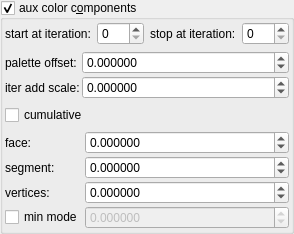
    <widget class="MyGroupBox" name="groupCheck_fold_color_aux_color_enabled">
     <property name="title">
      <string>aux color c&amp;omponents</string>
     </property>
     <property name="checkable">
      <bool>true</bool>
     </property>
     <layout class="QVBoxLayout" name="verticalLayout_11">
      <property name="leftMargin">
       <number>2</number>
      </property>
      <property name="topMargin">
       <number>2</number>
      </property>
      <property name="rightMargin">
       <number>2</number>
      </property>
      <property name="bottomMargin">
       <number>2</number>
      </property>
      <item>
       <layout class="QHBoxLayout" name="horizontalLayout_21" stretch="0,1,0,1">
        <item>
         <widget class="QLabel" name="label_102">
          <property name="text">
           <string>start at iteration:</string>
          </property>
         </widget>
        </item>
        <item>
         <widget class="MySpinBox" name="spinboxInt_fold_color_start_iterations_A">
          <property name="sizePolicy">
           <sizepolicy hsizetype="Minimum" vsizetype="Maximum">
            <horstretch>0</horstretch>
            <verstretch>0</verstretch>
           </sizepolicy>
          </property>
          <property name="minimum">
           <number>0</number>
          </property>
          <property name="maximum">
           <number>999</number>
          </property>
          <property name="value">
           <number>0</number>
          </property>
         </widget>
        </item>
        <item>
         <widget class="QLabel" name="label_74">
          <property name="text">
           <string>stop at iteration:</string>
          </property>
         </widget>
        </item>
        <item>
         <widget class="MySpinBox" name="spinboxInt_fold_color_stop_iterations_A">
          <property name="sizePolicy">
           <sizepolicy hsizetype="Preferred" vsizetype="Maximum">
            <horstretch>0</horstretch>
            <verstretch>0</verstretch>
           </sizepolicy>
          </property>
          <property name="maximum">
           <number>999</number>
          </property>
         </widget>
        </item>
       </layout>
      </item>
      <item>
       <layout class="QGridLayout" name="gridLayout_25" columnstretch="0,1">
        <property name="spacing">
         <number>2</number>
        </property>
        <item row="1" column="0">
         <widget class="QLabel" name="label_16">
          <property name="text">
           <string>iter add scale:</string>
          </property>
         </widget>
        </item>
        <item row="0" column="0">
         <widget class="QLabel" name="label_14">
          <property name="text">
           <string>palette offset:</string>
          </property>
         </widget>
        </item>
        <item row="0" column="1">
         <widget class="MyDoubleSpinBox" name="spinbox4_fold_color_difs_0000_w">
          <property name="sizePolicy">
           <sizepolicy hsizetype="Minimum" vsizetype="Maximum">
            <horstretch>0</horstretch>
            <verstretch>0</verstretch>
           </sizepolicy>
          </property>
          <property name="prefix">
           <string/>
          </property>
          <property name="suffix">
           <string/>
          </property>
          <property name="decimals">
           <number>6</number>
          </property>
          <property name="minimum">
           <double>-99.998999999999995</double>
          </property>
          <property name="maximum">
           <double>99.998999999999995</double>
          </property>
          <property name="singleStep">
           <double>0.100000000000000</double>
          </property>
         </widget>
        </item>
        <item row="1" column="1">
         <widget class="MyDoubleSpinBox" name="spinbox_fold_color_difs0">
          <property name="sizePolicy">
           <sizepolicy hsizetype="Minimum" vsizetype="Maximum">
            <horstretch>0</horstretch>
            <verstretch>0</verstretch>
           </sizepolicy>
          </property>
          <property name="prefix">
           <string/>
          </property>
          <property name="suffix">
           <string/>
          </property>
          <property name="decimals">
           <number>6</number>
          </property>
          <property name="minimum">
           <double>-99.998999999999995</double>
          </property>
          <property name="maximum">
           <double>99.998999999999995</double>
          </property>
          <property name="singleStep">
           <double>0.100000000000000</double>
          </property>
         </widget>
        </item>
       </layout>
      </item>
      <item>
       <widget class="MyCheckBox" name="checkBox_fold_color_aux_color_enabledB_false">
        <property name="text">
         <string notr="true">cumulative</string>
        </property>
       </widget>
      </item>
      <item>
       <layout class="QGridLayout" name="gridLayout_20" columnstretch="0,1">
        <property name="spacing">
         <number>2</number>
        </property>
        <item row="1" column="0">
         <widget class="QLabel" name="label_58">
          <property name="text">
           <string>face:</string>
          </property>
         </widget>
        </item>
        <item row="4" column="0">
         <widget class="MyCheckBox" name="checkBox_fold_color_aux_color_enabled_false">
          <property name="text">
           <string>min mode</string>
          </property>
         </widget>
        </item>
        <item row="3" column="1">
         <widget class="MyDoubleSpinBox" name="spinbox4_fold_color_difs_0000_z">
          <property name="sizePolicy">
           <sizepolicy hsizetype="Minimum" vsizetype="Maximum">
            <horstretch>0</horstretch>
            <verstretch>0</verstretch>
           </sizepolicy>
          </property>
          <property name="prefix">
           <string/>
          </property>
          <property name="suffix">
           <string/>
          </property>
          <property name="decimals">
           <number>6</number>
          </property>
          <property name="minimum">
           <double>-99.998999999999995</double>
          </property>
          <property name="maximum">
           <double>99.998999999999995</double>
          </property>
          <property name="singleStep">
           <double>0.100000000000000</double>
          </property>
         </widget>
        </item>
        <item row="2" column="1">
         <widget class="MyDoubleSpinBox" name="spinbox4_fold_color_difs_0000_y">
          <property name="sizePolicy">
           <sizepolicy hsizetype="Minimum" vsizetype="Maximum">
            <horstretch>0</horstretch>
            <verstretch>0</verstretch>
           </sizepolicy>
          </property>
          <property name="prefix">
           <string/>
          </property>
          <property name="suffix">
           <string/>
          </property>
          <property name="decimals">
           <number>6</number>
          </property>
          <property name="minimum">
           <double>-99.998999999999995</double>
          </property>
          <property name="maximum">
           <double>99.998999999999995</double>
          </property>
          <property name="singleStep">
           <double>0.100000000000000</double>
          </property>
         </widget>
        </item>
        <item row="3" column="0">
         <widget class="QLabel" name="label_61">
          <property name="text">
           <string>vertices:</string>
          </property>
         </widget>
        </item>
        <item row="2" column="0">
         <widget class="QLabel" name="label_60">
          <property name="text">
           <string>segment:</string>
          </property>
         </widget>
        </item>
        <item row="1" column="1">
         <widget class="MyDoubleSpinBox" name="spinbox4_fold_color_difs_0000_x">
          <property name="sizePolicy">
           <sizepolicy hsizetype="Minimum" vsizetype="Maximum">
            <horstretch>0</horstretch>
            <verstretch>0</verstretch>
           </sizepolicy>
          </property>
          <property name="prefix">
           <string/>
          </property>
          <property name="suffix">
           <string/>
          </property>
          <property name="decimals">
           <number>6</number>
          </property>
          <property name="minimum">
           <double>-99.998999999999995</double>
          </property>
          <property name="maximum">
           <double>99.998999999999995</double>
          </property>
          <property name="singleStep">
           <double>0.100000000000000</double>
          </property>
         </widget>
        </item>
        <item row="4" column="1">
         <widget class="MyDoubleSpinBox" name="spinbox_fold_color_difs1">
          <property name="enabled">
           <bool>false</bool>
          </property>
          <property name="sizePolicy">
           <sizepolicy hsizetype="Minimum" vsizetype="Maximum">
            <horstretch>0</horstretch>
            <verstretch>0</verstretch>
           </sizepolicy>
          </property>
          <property name="prefix">
           <string/>
          </property>
          <property name="suffix">
           <string/>
          </property>
          <property name="decimals">
           <number>6</number>
          </property>
          <property name="minimum">
           <double>-99.998999999999995</double>
          </property>
          <property name="maximum">
           <double>99.998999999999995</double>
          </property>
          <property name="singleStep">
           <double>0.100000000000000</double>
          </property>
         </widget>
        </item>
       </layout>
      </item>
     </layout>
    </widget>
